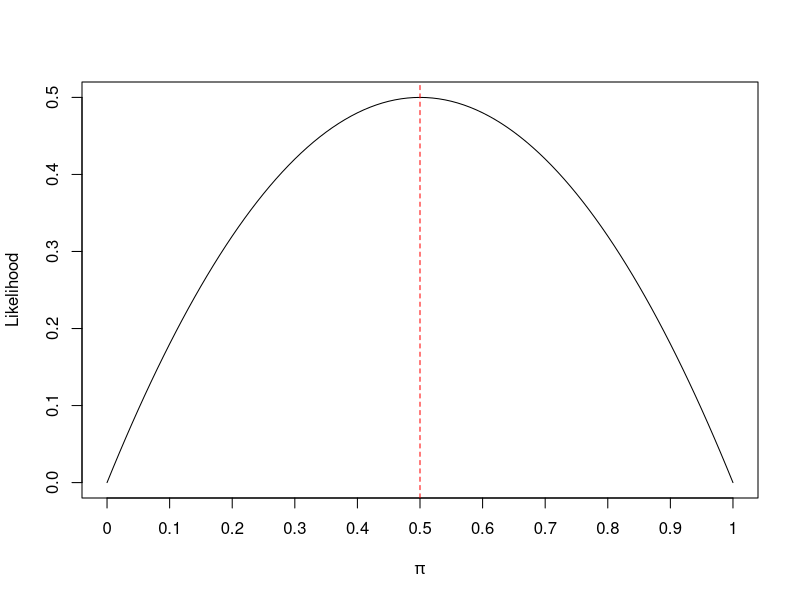

Write R code to recreate this figure.
## ---- chunk 1
prob <- 1 - pbinom(49, size = 100, prob = 0.25)
prob
## ---- chunk 2

x = seq(0,1,0.1)
prob = seq(0,1,0.01)
plot(prob, 2*prob - 2*prob^2, type = "l", xaxt = "n", xlab = expression(pi), ylab = paste("Likelihood"))
axis(1, at = x, labels = x)
abline(v = 0.5, col = "red", lty = 2)

